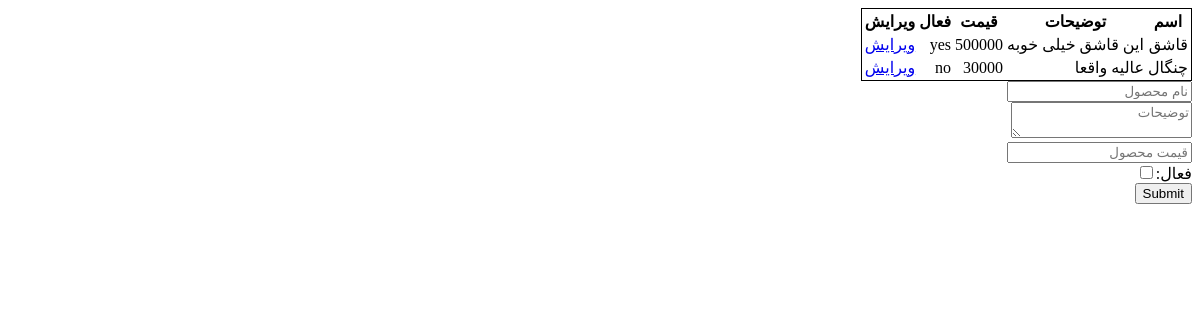
Before: /admin/dashboard/products (signed in) with the older database file.
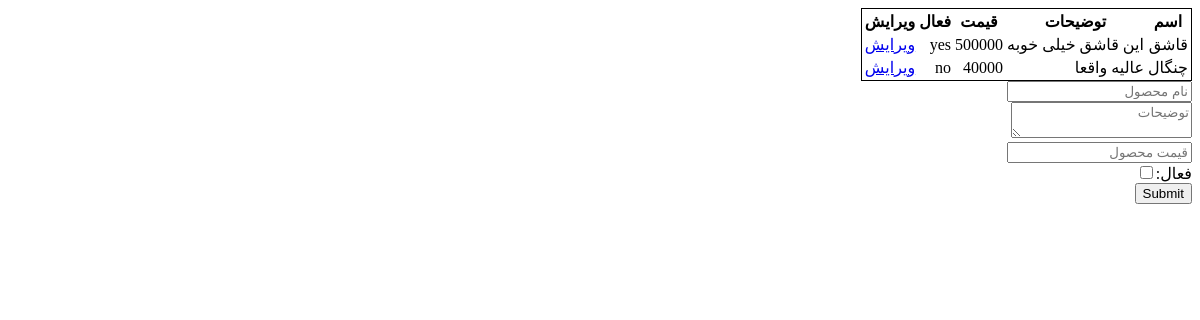
After: the same page with the newer database file.
### models/product.py (models this page shows)
class Product(db.Model):
    __tablename__ = "products"
    id = Column(Integer, primary_key=True)
    name = Column(String, unique=True, nullable=False, index=True)
    description = Column(String, nullable=False, index=True)
    price = Column(Integer, nullable=False, index=True)
    active = Column(Integer, nullable=False, index=True)

### blueprints/admin.py (the view, shortened to what this page needs)
@app.route('/admin/dashboard/products', methods=["GET", "POST"])
def products():
    if request.method == "GET":
        products = Product.query.all()
        return render_template("admin/products.html", products=products)

### blueprints/admin.py (called while the page is built)
@app.before_request
def before_request():
    if session.get('admin_login', None) == None and request.endpoint != "admin.login":
        abort(403)

### templates/admin/products.html (shortened to what this page needs)
{% extends 'base.html' %}
{% block body %}
    <table style="border: 1px solid black;">
        <tr>
            <th>اسم</th>
            <th>توضیحات</th>
            <th>قیمت</th>
            <th>فعال</th>
            <th>ویرایش</th>
        </tr>
        {% for p in products %}
            <tr>
                <td>{{ p.name }}</td>
                <td>{{ p.description }}</td>
                <td>{{ p.price }}</td>
                <td>{{ "yes" if p.active == 1 else "no" }}</td>
                <td><a href="/admin/dashboard/edit-product/{{ p.id }}">ویرایش</a></td>
            </tr>
        {% endfor %}
    </table>
    <form action="#" method="post">
        <input type="text" name="name" placeholder="نام محصول"><br>
        <textarea name="description" placeholder="توضیحات"></textarea><br>
        <input type="number" name="price" placeholder="قیمت محصول"><br>
        <label>فعال:</label><input value="1" type="checkbox" name="active"><br>
        <input type="submit">
    </form>
{% endblock %}

### templates/base.html (shortened to what this page needs)
<!DOCTYPE html>
<html lang="fa" dir="rtl">
<head>
</head>
<body>
{% block body %}{% endblock %}
</body>
</html>

Changed rows visible on the page:
changed Product "چنگال": price "30000" → "40000"
